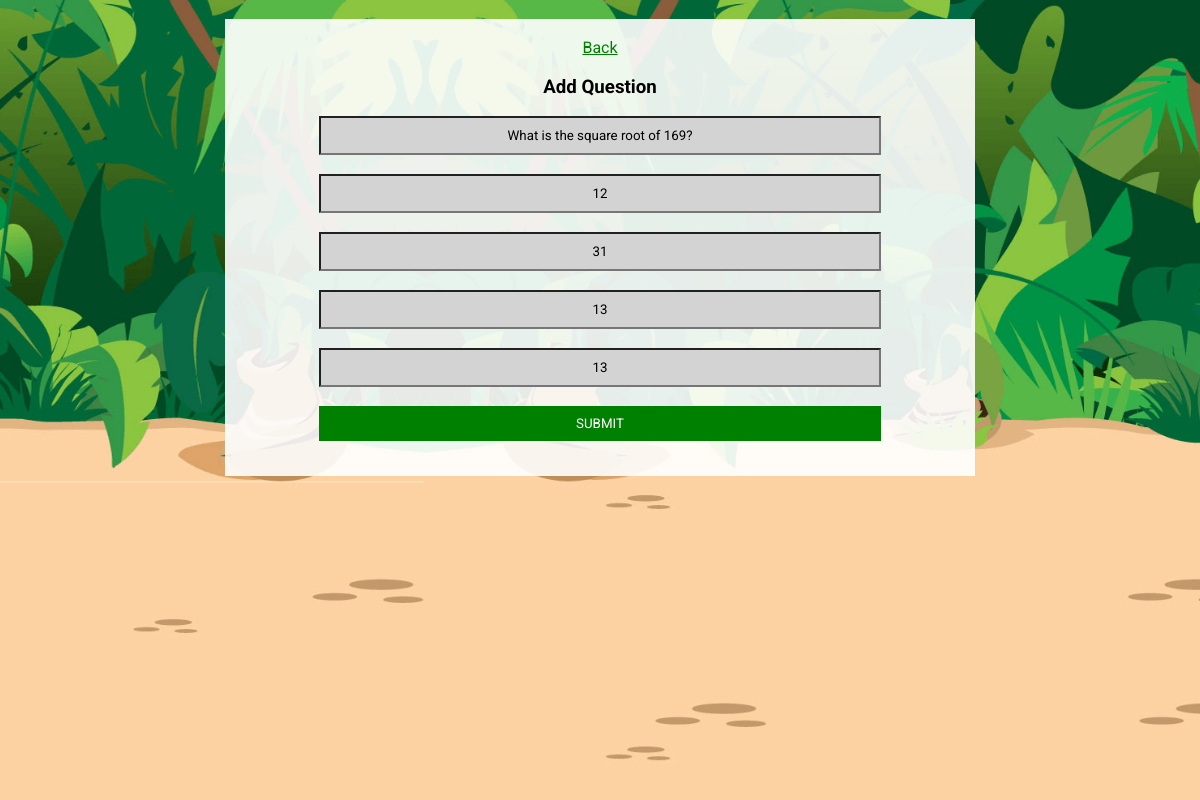
Page /hw_edit.php?id=7 (signed in) on the committed database.
### tables this page shows
CREATE TABLE `hw` (
  `id` int(16) NOT NULL,
  `question` varchar(256) NOT NULL,
  `a_1` varchar(256) NOT NULL,
  `a_2` varchar(256) NOT NULL,
  `a_3` varchar(256) NOT NULL,
  `a_a` varchar(256) NOT NULL,
  `correct` varchar(256) NOT NULL,
  `incorrect` varchar(256) NOT NULL
);

### hw_edit.php (the view, shortened to what this page needs)
<?php
include "back/db.php";
if(isset($_GET['id'])){$id = $_GET['id'];} else {$id = "";}
$sql = "SELECT * FROM hw WHERE id='$id'";
$result = mysqli_query($conn, $sql);
$rows = mysqli_num_rows($result);
if($rows > 0){
	while($row = mysqli_fetch_array($result)){
		$q = $row['question'];
		$a1 = $row['a_1'];
		$a2 = $row['a_2'];
		$a3 = $row['a_3'];
		$aa = $row['a_a'];
	}
} else {
	$q = "";
	$a1 = "";
	$a2 = "";
	$a3 = "";
	$aa = "";
}
?>
<head>
	<link rel="stylesheet" href="style.css">
</head>
<body>
	<div class="bg">
	<center>
	<br>
	<div style="max-width:750px; background-color:rgba(255, 255, 255, 0.9)">
	<br>
	<a href="admin_hw.php" style="color: green;">Back</a>
<div style="max-width: 75%;">
	<form action="back/hw_edit.php" method="POST">
		<h3>Add Question</h3>
		<input class="field" name="q" type="text" <?php echo 'value="'.$q.'"'; ?> placeholder="QUESTION" required /><br><br>
		<input class="field" name="a1" type="text" <?php echo 'value="'.$a1.'"'; ?> placeholder="FIRST ANSWER" required /><br><br>
		<input class="field" name="a2" type="text" <?php echo 'value="'.$a2.'"'; ?> placeholder="SECOND ANSWER" required /><br><br>
		<input class="field" name="a3" type="text" <?php echo 'value="'.$a3.'"'; ?> placeholder="THIRD ANSWER" required /><br><br>
		<input class="field" name="aa" type="text" <?php echo 'value="'.$aa.'"'; ?> placeholder="CORRECT ANSWER (make sure it matches one of the answers above)" required /><br><br>
		<input class="submit" type="submit" value="SUBMIT" />
	</form>
	<br>
</div>
	</div>
	</div>
</body>

### style.css (style rules this page uses)
body, html { height: 100%; margin: 0; }
* { font-family: 'Roboto', sans-serif; }
.bg { z-index: -1; background-image: url("images/bg.png"); height: 100%; background-position: center; background-repeat: no-repeat; background-size: cover; }
.field { width: 100%; padding-top: 10px; padding-bottom: 10px; outline: none; background-color: lightgrey; text-align: center; -webkit-appearance: none; }
.submit { text-decoration: none; border: none; color: white; background-color: green; width: 100%; padding-top: 10px; padding-bottom: 10px; outline: none; text-align: center; -webkit-appearance: none; }

### rows in the picture
hw: q "What is the square root of 169?", a1 "12", a2 "31", a3 "13", aa "13"
